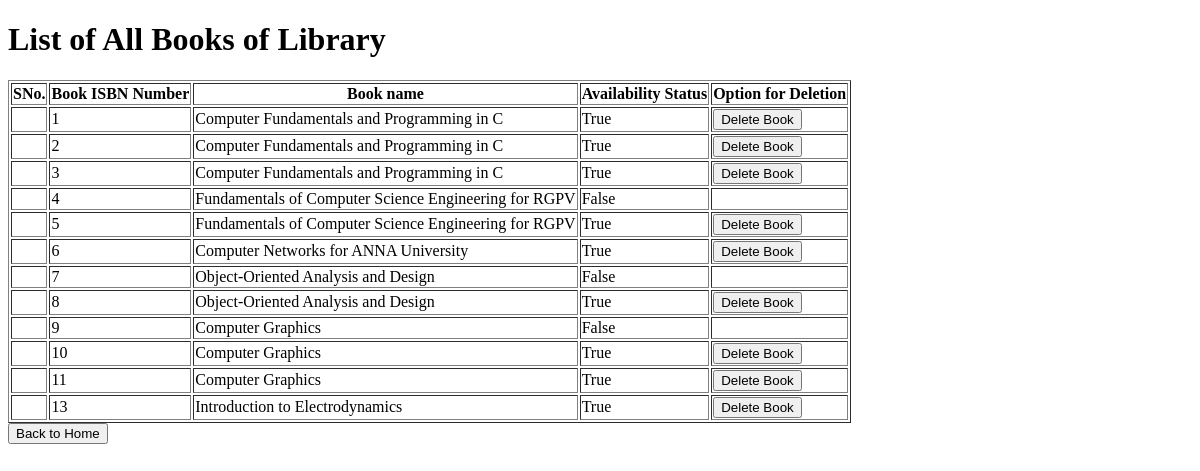
The page /librarian/1/display_books on the database as committed earlier.
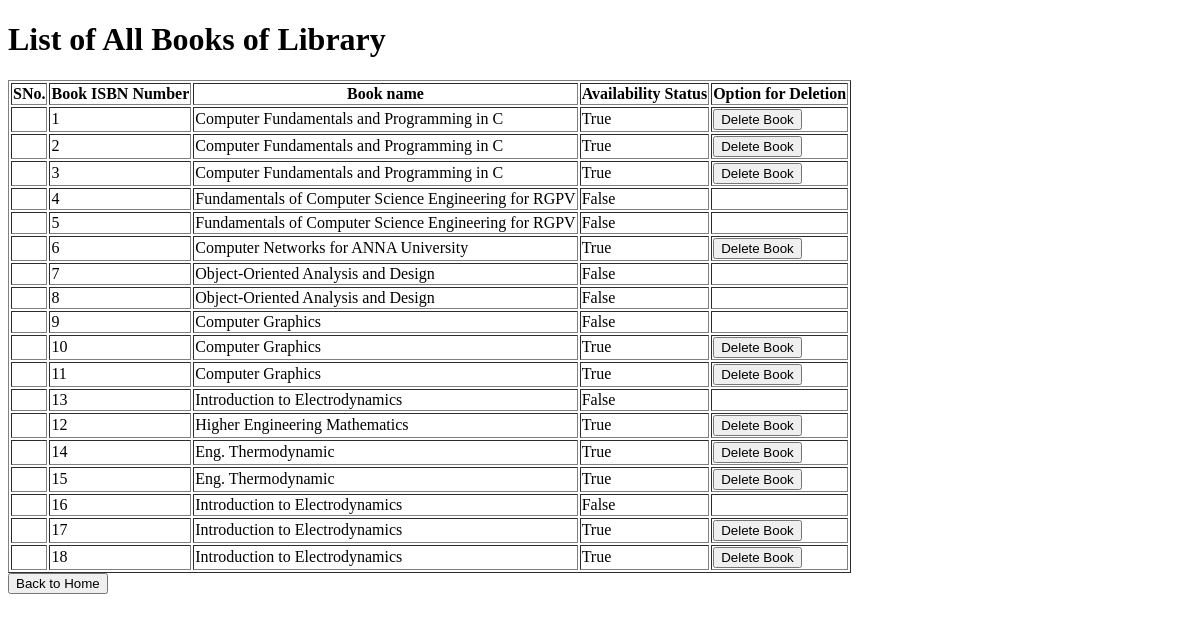
The same page on the database as committed later.
### mainapp/models.py (models this page shows, shortened)
class BookDataBase(models.Model):
    Book = models.ForeignKey(Book, on_delete=models.CASCADE, related_name="Copies_of_book")
    BookIsbnNumber = models.IntegerField(unique=True)
    BookAvalibilityStatus = models.BooleanField(default=True)
    BookReserverdStatus = models.BooleanField(default=False)
    BookIssuedate = models.DateTimeField(null=True)
    BookDuedate = models.DateTimeField(null=True)
    Student = models.ForeignKey(student, on_delete=models.SET_NULL, related_name="Taken_Books", null=True, blank=True)
    Reserved_Stu = models.ForeignKey(student, on_delete=models.SET_NULL, related_name="Reserverd_Books", null=True, blank=True)

class Book(models.Model):
    Authors = models.ManyToManyField(Author, blank=True, related_name="Written_Books")
    bookName = models.CharField(max_length=100)
    publication = models.CharField(max_length=100)
    edition = models.IntegerField(blank=True)

### mainapp/views.py (the view)
# urls.py: path('librarian/<str:lib>/display_books', views.display_books, name="display_books"),
def display_books(request, lib):
    booklist = BookDataBase.objects.all()
    return render(request, "mainapp/display_books.html", {
        "lib":lib,
        "bl": booklist
    })

### mainapp/templates/mainapp/display_books.html (shortened to what this page needs)
<!DOCTYPE html>
<html lang="en">
<head>
</head>
<body>
    <div><h1>List of All Books of Library</h1></div>
    <table border="1">
        <tr>
            <th>SNo.</th>
            <th>Book ISBN Number</th>
            <th>Book name</th>
            <th>Availability Status</th>
            <th>Option for Deletion</th>
        </tr>
        {% for t in bl %}
        <tr>
            <td></td>
            <td>{{t.BookIsbnNumber}}</td>
            <td>{{t.Book.bookName}}</td>
            <td>{{t.BookAvalibilityStatus}}</td>
            {% if t.BookAvalibilityStatus %}
            <td><a href="{% url 'delete_bookcpy' lib=lib bId=t.id %}"><button>Delete Book</button></a></td>
            {% else %}
            <td></td>
            {% endif %}
        </tr>
        {% endfor %}
    </table>
    <div>
        <a href="{% url 'lib_home' lib %}"><button>Back to Home</button></a>
    </div>
</body>
</html>

Rows that differ between the two databases and show on the page:
changed BookDataBase (number 5 of 18 on the later page): BookAvalibilityStatus "True" → "False"; no longer shows "Delete Book"
changed BookDataBase (number 8 of 18 on the later page): BookAvalibilityStatus "True" → "False"; no longer shows "Delete Book"
changed BookDataBase (number 12 of 18 on the later page): BookAvalibilityStatus "True" → "False"; no longer shows "Delete Book"
added BookDataBase: BookIsbnNumber "12", Book.bookName "Higher Engineering Mathematics", BookAvalibilityStatus "True", shows "Delete Book"
added BookDataBase: BookIsbnNumber "14", Book.bookName "Eng. Thermodynamic", BookAvalibilityStatus "True", shows "Delete Book"
added BookDataBase: BookIsbnNumber "15", Book.bookName "Eng. Thermodynamic", BookAvalibilityStatus "True", shows "Delete Book"
added BookDataBase: BookIsbnNumber "16", Book.bookName "Introduction to Electrodynamics", BookAvalibilityStatus "False"
added BookDataBase: BookIsbnNumber "17", Book.bookName "Introduction to Electrodynamics", BookAvalibilityStatus "True", shows "Delete Book"
added BookDataBase: BookIsbnNumber "18", Book.bookName "Introduction to Electrodynamics", BookAvalibilityStatus "True", shows "Delete Book"
